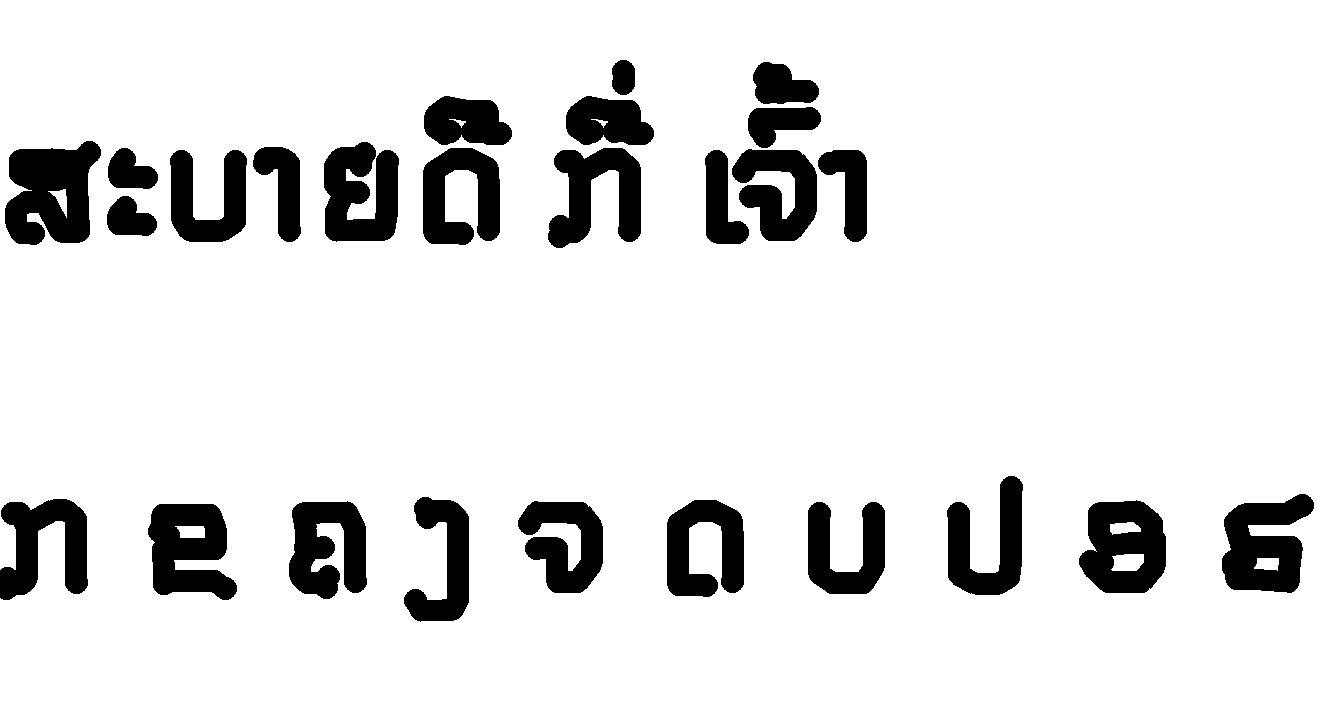

Generate this figure with Python:
# -*- coding: utf-8 -*-
"""Proof of concept: SaRangHeYo-style Lao via skeleton extraction.

Renders shaped Lao text, thins it to a 1px skeleton, simplifies the
skeleton into straight axis-snapped strokes (small closed loops become
perfect circles), then re-strokes everything with a uniform-width
round-capped pen - the construction Korean-style fonts actually use.

Usage: python poc_skeleton.py <font.ttf> <out.png> [text] [px]
"""
import math
import sys

import freetype
import numpy as np
import uharfbuzz as hb
from PIL import Image, ImageDraw
from skimage.morphology import skeletonize


def shape_mask(font_path, hb_font, text, px):
    """Shape text with HarfBuzz and rasterize to a boolean ink mask."""
    buf = hb.Buffer()
    buf.add_str(text)
    buf.guess_segment_properties()
    hb.shape(hb_font, buf)

    ft = freetype.Face(font_path)
    ft.set_pixel_sizes(0, px)
    s = px / hb_font.face.upem

    pen_x = 0.0
    placed = []
    for info, pos in zip(buf.glyph_infos, buf.glyph_positions):
        placed.append((info.codepoint,
                       pen_x + pos.x_offset * s, pos.y_offset * s))
        pen_x += pos.x_advance * s

    w, h = int(pen_x) + 24, int(px * 2.2)
    base = int(px * 1.5)
    img = np.zeros((h, w), bool)
    for gid, gx, gy in placed:
        ft.load_glyph(gid, freetype.FT_LOAD_RENDER)
        bm = ft.glyph.bitmap
        ox = int(gx) + ft.glyph.bitmap_left
        oy = base - int(gy) - ft.glyph.bitmap_top
        for r in range(bm.rows):
            for c in range(bm.width):
                if bm.buffer[r * bm.pitch + c] > 127:
                    y, x = oy + r, ox + c
                    if 0 <= y < h and 0 <= x < w:
                        img[y, x] = True
    return img


def neigh(p, S):
    y, x = p
    out = []
    for dy in (-1, 0, 1):
        for dx in (-1, 0, 1):
            if dy or dx:
                q = (y + dy, x + dx)
                if q in S:
                    out.append(q)
    return out


def extract_paths(mask):
    """Trace a 1px skeleton into open paths and closed cycles."""
    S = {(int(y), int(x)) for y, x in zip(*np.nonzero(mask))}
    deg = {p: len(neigh(p, S)) for p in S}
    nodes = {p for p in S if deg[p] != 2}
    used = set()      # directed edges already walked
    visited = set()   # mid-path pixels consumed
    paths, cycles = [], []

    def walk(start, first):
        path = [start, first]
        prev, cur = start, first
        while cur not in nodes:
            visited.add(cur)
            nxt = None
            for q in neigh(cur, S):
                if q != prev and (q in nodes or q not in visited):
                    nxt = q
                    break
            if nxt is None:
                return path, None
            path.append(nxt)
            prev, cur = cur, nxt
            if cur == start:
                return path, start
        return path, cur

    for n in nodes:
        for nb in neigh(n, S):
            if (n, nb) in used:
                continue
            path, end = walk(n, nb)
            used.add((n, nb))
            if end in nodes:
                used.add((path[-1], path[-2]))
            paths.append(path)

    for p in S:
        if deg[p] == 2 and p not in visited and p not in nodes:
            cyc = [p]
            visited.add(p)
            prev, cur = p, neigh(p, S)[0]
            while cur != p:
                cyc.append(cur)
                visited.add(cur)
                nxt = None
                for q in neigh(cur, S):
                    if q != prev and (q == p or q not in visited):
                        nxt = q
                        break
                if nxt is None:
                    break
                prev, cur = cur, nxt
            cycles.append(cyc)
    return paths, cycles


def rdp(points, eps):
    if len(points) < 3:
        return points
    (x0, y0), (x1, y1) = points[0], points[-1]
    dx, dy = x1 - x0, y1 - y0
    norm = math.hypot(dx, dy)
    dmax, idx = -1.0, 0
    for i in range(1, len(points) - 1):
        px, py = points[i]
        if norm == 0:
            d = math.hypot(px - x0, py - y0)
        else:
            d = abs(dy * px - dx * py + x1 * y0 - y1 * x0) / norm
        if d > dmax:
            dmax, idx = d, i
    if dmax > eps:
        a = rdp(points[:idx + 1], eps)
        b = rdp(points[idx:], eps)
        return a[:-1] + b
    return [points[0], points[-1]]


def snap(pts, max_deg):
    pts = [list(p) for p in pts]
    for i in range(len(pts) - 1):
        x0, y0 = pts[i]
        x1, y1 = pts[i + 1]
        dx, dy = x1 - x0, y1 - y0
        if dx == 0 and dy == 0:
            continue
        ang = math.degrees(math.atan2(abs(dy), abs(dx)))
        if ang <= max_deg:
            ym = (y0 + y1) / 2
            pts[i][1] = pts[i + 1][1] = ym
        elif ang >= 90 - max_deg:
            xm = (x0 + x1) / 2
            pts[i][0] = pts[i + 1][0] = xm
    return [tuple(p) for p in pts]


def main():
    font_path, out = sys.argv[1], sys.argv[2]
    text = sys.argv[3] if len(sys.argv) > 3 else "ສະບາຍດີ ກີ່ ເຈົ້າ"
    px = int(sys.argv[4]) if len(sys.argv) > 4 else 160

    blob = hb.Blob.from_file_path(font_path)
    hb_font = hb.Font(hb.Face(blob))

    stroke_w = max(6, int(px * 0.10))
    eps = px * 0.02
    snap_deg = 25
    circle_max = px * 0.45

    sheets = []
    for line in text.split("\n"):
        mask = shape_mask(font_path, hb_font, line, px)
        skel = skeletonize(mask)
        paths, cycles = extract_paths(skel)

        h, w = mask.shape
        img = Image.new("L", (w, h), 255)
        d = ImageDraw.Draw(img)

        def yx_to_xy(seq):
            return [(p[1], p[0]) for p in seq]

        for path in paths:
            if len(path) < 3:
                continue
            pts = snap(rdp(yx_to_xy(path), eps), snap_deg)
            d.line(pts, fill=0, width=stroke_w, joint="curve")
            for (cx, cy) in (pts[0], pts[-1]):
                r = stroke_w / 2
                d.ellipse([cx - r, cy - r, cx + r, cy + r], fill=0)

        for cyc in cycles:
            xs = [p[1] for p in cyc]
            ys = [p[0] for p in cyc]
            bw, bh = max(xs) - min(xs), max(ys) - min(ys)
            cx, cy = (max(xs) + min(xs)) / 2, (max(ys) + min(ys)) / 2
            if max(bw, bh) <= circle_max:
                r = (bw + bh) / 4 + stroke_w / 2
                d.ellipse([cx - r, cy - r, cx + r, cy + r],
                          outline=0, width=stroke_w)
            else:
                pts = snap(rdp(yx_to_xy(cyc + [cyc[0]]), eps), snap_deg)
                d.line(pts, fill=0, width=stroke_w, joint="curve")
        sheets.append(img)

    w = max(im.width for im in sheets)
    h = sum(im.height for im in sheets)
    sheet = Image.new("L", (w, h), 255)
    y = 0
    for im in sheets:
        sheet.paste(im, (0, y))
        y += im.height
    sheet.convert("RGB").save(out)
    print(f"saved {out}")


if __name__ == "__main__":
    main()
